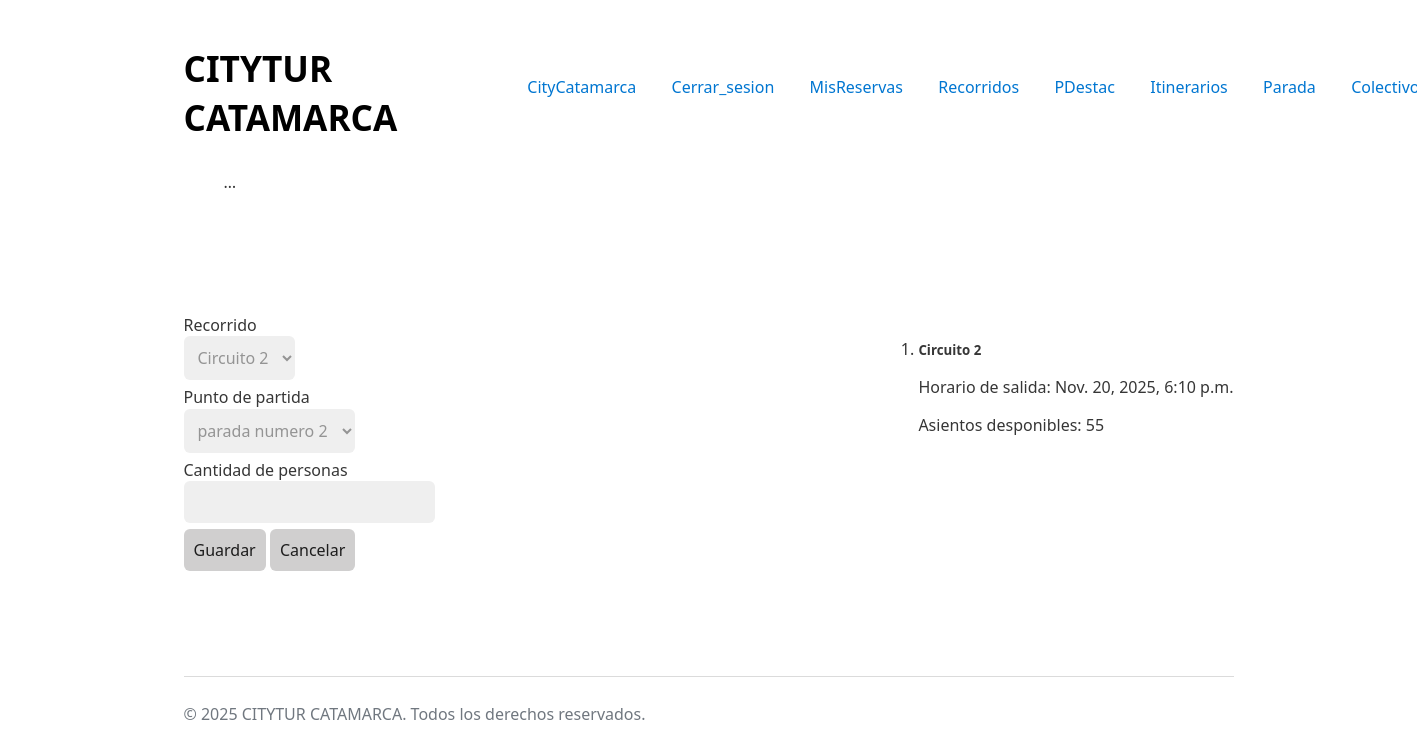
Screenshot of /reservas/reserva_formulario/12/ (signed in) with the database file from the repository.
### recorridos/models.py (models this page shows)
class Circuito(models.Model):
    nombre = models.CharField(max_length= 50)
    horario = models.DateTimeField()
    origen = models.CharField(max_length= 50, default='sin origen')
    destino = models.CharField(max_length= 50, default= 'sin destino')
    itinerario = models.ForeignKey(Itinerario, on_delete= models.CASCADE)
    STATE_CHOICES = [
        ('ELIMINADO', 'Eliminado'),
        ('ACTIVO', 'Activo'),
        ('BAJA', 'Baja'),
    ]
    estado = models.CharField(max_length= 20, choices= STATE_CHOICES, default= 'ACTIVO')
    @property
    def cantidad_maxima_asientos(self):
        total = 0
        for colectivo in self.colectivo_set.all():
            total += colectivo.asientos_disponibles
        return total

### colectivos/models.py (models this page shows)
class Colectivo(models.Model):
    nombre = models.CharField(max_length= 20, default= 'sin nombre')
    cant_asientos = models.IntegerField()
    cant_ocupados = models.IntegerField(default= 0)
    matricula = models.CharField(max_length= 20)
    operador = models.ForeignKey(Perfil, on_delete= models.CASCADE)
    descripcion = models.TextField(max_length= 200, default= 'sin descripcion')
    circuito = models.ForeignKey(Circuito,
                                    on_delete= models.CASCADE,
                                    default= None,
                                    null=True,
                                    blank=True
                                )
    STATE_CHOICES = [
        ('ELIMINADO', 'Eliminado'),
        ('ACTIVO', 'Activo'),
        ('BAJA', 'Baja'),
    ]
    estado = models.CharField(max_length= 20, choices= STATE_CHOICES, default='ACTIVO')
    @property
    def asientos_disponibles(self):
        return self.cant_asientos - self.cant_ocupados

### reservas/views.py (the view)
# urls.py: path('reserva_formulario/<int:pk>/', views.reserva_formulario, name='reserva_formulario')
@login_required(login_url='usuarios:login')
def reserva_formulario(request, pk):
    itinerario = Itinerario.objects.get(pk= pk)
    circuitos = Circuito.objects.filter(itinerario= itinerario).order_by('id')
    paradas = Parada.objects.filter(itinerario= itinerario).order_by('id')
    if request.method == 'POST':
        circuito_pk = request.POST.get('circuito')
        punto_partida_pk = request.POST.get('punto_partida')
        cant_per = request.POST.get('cant_per', 0)
        try:
            cantidad_personas = int(cant_per)
        except (TypeError, ValueError):
            cantidad_personas = 0
        if not circuito_pk or not punto_partida_pk or cantidad_personas <= 0:
            respuesta = 'Datos incorrectos, volver a intentar.'
            return render(request, 'reserva_form.html', {
                'respuesta_bool': False,
                'respuesta': respuesta,
                'itinerario': itinerario,
                'circuitos': circuitos,
                'paradas': paradas
            })
        circuito = get_object_or_404(Circuito, pk=circuito_pk, itinerario=itinerario)
        punto_partida = get_object_or_404(Parada, pk=punto_partida_pk, itinerario=itinerario)
        col_candidatos = (Colectivo.objects
                        .select_for_update()
                        .filter(circuito=circuito)
                    )
        elegido = None
        mejor_sobrante = None
        for col in col_candidatos:
            disponibles = col.asientos_disponibles
            if disponibles >= cantidad_personas:
                sobrante = disponibles - cantidad_personas
                if mejor_sobrante is None or sobrante < mejor_sobrante:
                    mejor_sobrante = sobrante
                    elegido = col
        if not elegido:
            respuesta = 'No Hay espacio suficiente en los colectivos del circuito.'
            return render(request, 'reserva_form.html', {
                'respuesta_bool': False,
                'respuesta': respuesta,
                'itinerario': itinerario,
                'circuitos': circuitos,
                'paradas': paradas
            })
        elegido.cant_ocupados = elegido.cant_ocupados + cantidad_personas
        elegido.save()
        Reserva.objects.create(
            usuario= request.user,
            fecha= circuito.horario,
            puntoPartida=punto_partida,
            cantCupos=cantidad_personas,
            circuito=circuito,
            colectivo=elegido,
        )
        return redirect('itinerarios:itinerario_detalle', pk=itinerario.pk)
    else:
        return render(request, 'reserva_form.html', {
            'itinerario_pk': pk,
            'circuitos': circuitos,
            'paradas': paradas
        })

### reservas/templates/reserva_form.html (shortened to what this page needs)
{% extends 'base.html' %}
{% block body_id %}reserva_form{% endblock %}
{% block content %}
    <main id="main-form">
        <div class="container-f-h">
            <div>
                <form class="recorrido-form" action="{% url 'reservas:reserva_formulario' itinerario_pk %}" method="POST">
                    <label for="Recorrido">Recorrido</label>
                        <select name="circuito" id="Recorrido" class="recorrido-input">
                            {% for circuito in circuitos %}
                            <option value="{{ circuito.id }}">{{ circuito.nombre }}</option>
                            {% endfor %}
                        </select>
                    <label for="punto_partida">Punto de partida</label>
                        <select name="punto_partida" id="">
                            {% for parada in paradas %}
                            <option value="{{ parada.id }}">{{ parada.nombre }}</option>
                            {% endfor %}
                        </select>
                    <label for="cant_per">Cantidad de personas</label>
                        <input name="cant_per" type="number" id="cant_per" min="1">
                    <div class="buttoner-form">
                    <button type="submit" class="btn">Guardar</button>
                    <a class="btn btn-secondary" href="{% url 'itinerarios:itinerario_detalle' itinerario_pk %}"><button type="button">Cancelar</button></a>
                </div>
                </form>
            </div>
            <div class="seccion-horarios">
                <ol>
                    {% for circuito in circuitos %}
                    <li class="articulo">
                        <h5>{{ circuito.nombre }}</h5>
                        <p>Horario de salida: {{ circuito.horario }}</p>
                        <p>Asientos desponibles: {{circuito.cantidad_maxima_asientos}}</p>
                    </li>
                    {% endfor %}
                </ol>
            </div>
        </div>
    </main>
{% endblock %}
{% block footer_script %}
    {{ block.super }}
{% endblock %}

### core/static/css/styles.css (style rules this page uses)
:root { --background-body: #fff; --background: #efefef; --background-alt: #f7f7f7; --selection: #9e9e9e; --text-main: #363636; --text-bright: #000; --text-muted: #70777f; --links: #0076d1; --focus: #0096bfab; --border: #dbdbdb; --button-base: #d0cfcf; --button-hover: #9b9b9b; --scrollbar-thumb: rgb(170, 170, 170); --scrollbar-thumb-hover: var(--button-hover); --form-placeholder: #949494; --form-text: #1d1d1d; }
html { scrollbar-color: #040a0f #202b38; scrollbar-color: var(--scrollbar-thumb) var(--background-body); scrollbar-width: thin; }
body { font-family: system-ui, -apple-system, BlinkMacSystemFont, 'Segoe UI', 'Roboto', 'Oxygen', 'Ubuntu', 'Cantarell', 'Fira Sans', 'Droid Sans', 'Helvetica Neue', 'Segoe UI Emoji', 'Apple Color Emoji', 'Noto Color Emoji', sans-serif; line-height: 1.4; max-width: 1050px; margin: 20px auto; padding: 0 10px; word-wrap: break-word; color: #363636; color: var(--text-main); background: #fff; background: var(--background-body); text-rendering: optimizeLegibility; }
button { color: #1d1d1d; color: var(--form-text); background-color: #d0cfcf; background-color: var(--button-base); font-family: inherit; font-size: inherit; padding-right: 30px; padding-left: 30px; padding: 10px; border: none; border-radius: 6px; outline: none; }
input { color: #1d1d1d; color: var(--form-text); background-color: #efefef; background-color: var(--background); font-family: inherit; font-size: inherit; margin-right: 6px; margin-bottom: 6px; padding: 10px; border: none; border-radius: 6px; outline: none; }
select { color: var(--form-placeholder); background-color: var(--background); font-family: inherit; font-size: inherit; margin-right: 6px; margin-bottom: 6px; padding: 10px; border: none; border-radius: 6px; outline: none; }
h1, h2, h3, h4, h5, h6 { margin-bottom: 12px; margin-top: 24px; }
a { text-decoration: none; color: var(--links); }
main { padding-top: 10%; padding-bottom: 10%; }
.recorrido-form { display: flex; flex-direction: column; align-items: baseline; }
#main-form { display: flex; flex-direction: column; }

### reservas/templates/reserva_form.html (style rules this page uses)
.container-f-h { display: flex; flex-direction: row; justify-content: space-between; }

### rows the page displays
Circuito: nombre "Circuito 2", horario "Nov. 20, 2025, 6:10 p.m.", cantidad_maxima_asientos "55"

### other values shown
form field circuito "Circuito 2"
form field punto_partida "parada numero 2"
